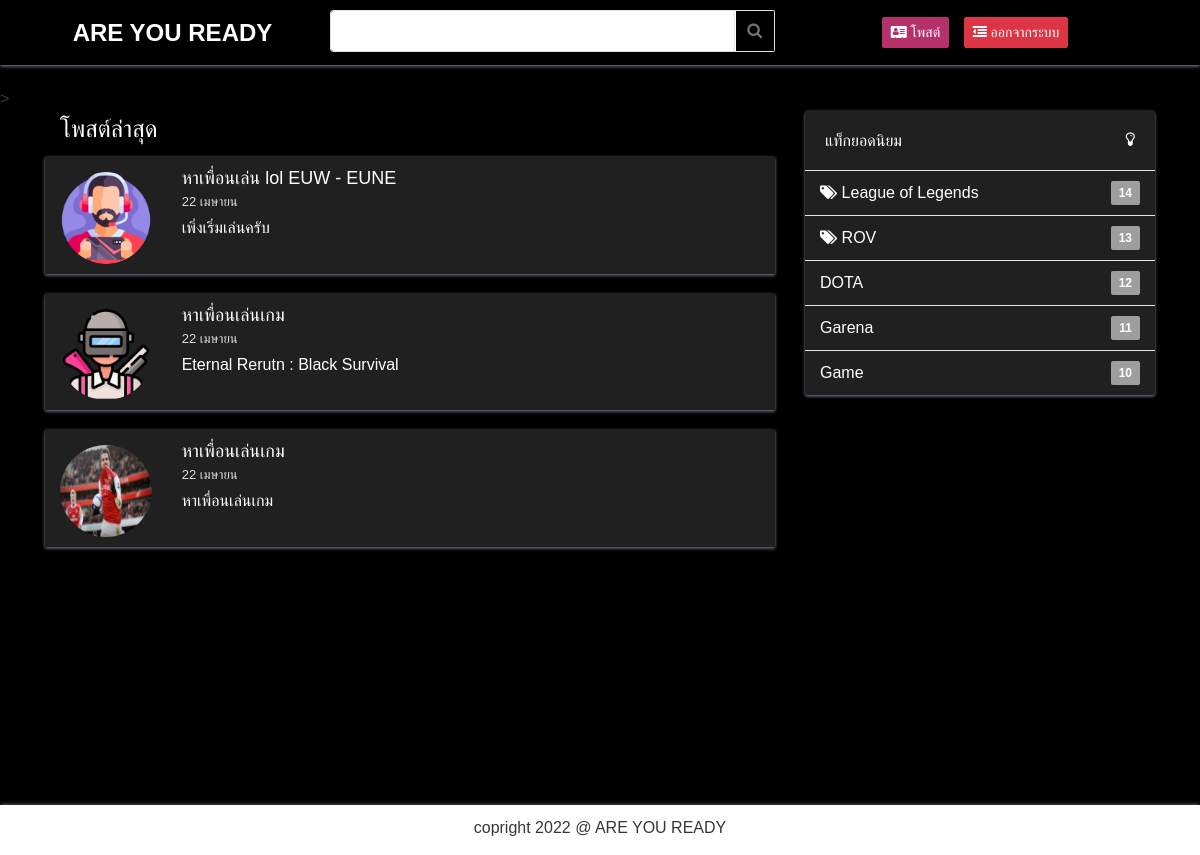
Screenshot of /member/index.php (signed in) with the database file from the repository.
### tables this page shows
CREATE TABLE `postdata` (
  `pk` int(11) NOT NULL,
  `member` text NOT NULL,
  `title` text NOT NULL,
  `detail` text NOT NULL,
  `create_date` text NOT NULL,
  `create_date2` text NOT NULL,
  `create_time` text NOT NULL
);

CREATE TABLE `member_all` (
  `pk` int(11) NOT NULL,
  `username` text NOT NULL,
  `password` text NOT NULL,
  `status` text NOT NULL,
  `img` text NOT NULL
);

### member/index.php (the view, shortened to what this page needs)
<?php
include('header.php');
$searchname = "";
?>
  <div class="body-content"  style="background-color: #000; ">>
  	  <div class="container">
  	  	<div class="row">
  	  		<div class="col-lg-8 col-md-12">
  	  			<div class="col-lg-12">
  	  				<font color="white" size="5px"> โพสต์ล่าสุด </font>
  	  			</div>
                       <?php
							$sql = "SELECT * FROM postdata where  title like '%".$searchname."%' order by pk desc ";
							$query = mysqli_query($con,$sql);
							while($objResult = mysqli_fetch_array($query))
							{
								$membimg = "  ";
								$sql4 = "SELECT * FROM member_all  where pk = '".$objResult["member"]."' ";
								$query4 = mysqli_query($objCon,$sql4);
								while($objResult4 = mysqli_fetch_array($query4))
								{
									$membimg = $objResult4["img"];
								}
						?>
					<div class="singl-post-row d-flex justify-content-between" style="background-color: #202020; margin-top: 10px; ">
						<div class=" col-lg-2 " align="center" style="margin-top: 15px; margin-bottom: 10px;">
						 <img src="../images/<?php echo $membimg ;?>" alt="" width="100%" style="border-radius: 100px;" >
						</div>
						<div class="  col-lg-10  " align="left">
							<font color="white" size="4px">
							<div style="margin-top: 8px;">
							<?php echo $objResult["title"] ;?>
							</div>
							<div style="margin-top: -5px;">
							<font color="#DCDCDC" size="2px"> <?php echo DateThai($objResult["create_date"])." ".DateThai3($objResult["create_date"]); ?>  </font>
							</div>
							<div style="margin-top: 0px; margin-bottom: 10px;">
							<font color="white" size="3px">
							<?php echo $objResult["detail"] ;?></font>
							</div>
							</font>
						</div>
					</div>
  	  			  <?php } ?>
  	  		<br><br><br>
  	  		<br><br><br>
  	  		<br><br><br>
  	  		</div>
  	  		  <div class="col-lg-4 col-md-12"  >
  	  			<div class="cat-box" style="background-color: #202020; ">
  	  				<h6> <font color="white">  แท็กยอดนิยม <i class="fa fa-lightbulb"></i>  </font> </h6>
					<ul>
						<li> <font color="white"> <i class="fa fa-tags"></i>  League of Legends <span class="badge badge-primary badge-pill">14</span>  </font> </li>
						<li> <font color="white"> <i class="fa fa-tags"></i>  ROV <span class="badge badge-primary badge-pill">13</span>  </font> </li>
						<li> <font color="white">   DOTA <span class="badge badge-primary badge-pill">12</span>  </font> </li>
						<li> <font color="white">   Garena <span class="badge badge-primary badge-pill">11</span>  </font> </li>
						<li> <font color="white">   Game <span class="badge badge-primary badge-pill">10</span>  </font> </li>
					</ul>
  	  			</div>
  	  		</div>
  	  	</div>
  	  </div>
  </div>
  <footer>
  		<div class="container">
  			<div class="row">
  				<div class="col-lg-12" align="center" style="bottom: 10px;">
  					<p> copright 2022 @ ARE YOU READY </p>
  				</div>
  			</div>
  		</div>
  </footer>
</body></html>

### member/header.php (shortened to what this page needs)
<?php
				function DateThai($strDate)
				{
					$strMonth= date("n",strtotime($strDate));
					$strDay= date("j",strtotime($strDate));
					$strMonthCut = Array("","มกราคม","กุมภาพันธ์","มีนาคม","เมษายน","พฤษภาคม","มิถุนายน","กรกฎาคม","สิงหาคม","กันยายน","ตุลาคม","พฤศจิกายน","ธันวาคม");
					return "$strDay";
				}
				function DateThai3($strDate)
				{
					$strMonth= date("n",strtotime($strDate));
					$strMonthCut = Array("","มกราคม","กุมภาพันธ์","มีนาคม","เมษายน","พฤษภาคม","มิถุนายน","กรกฎาคม","สิงหาคม","กันยายน","ตุลาคม","พฤศจิกายน","ธันวาคม");
					$strMonthThai=$strMonthCut[$strMonth];
					return "$strMonthThai ";
				}
	?>
	<!DOCTYPE html>
<html lang="en"><head><meta http-equiv="Content-Type" content="text/html; charset=UTF-8">
    <link rel="stylesheet" href="css/bootstrap.min.css">
    <link rel="stylesheet" href="css/themify-icons.css">
    <link rel="stylesheet" href="css/fontawsom-all.min.css">
    <link rel="stylesheet" type="text/css" href="css/style.css">
	<link rel="stylesheet" href="https://cdnjs.cloudflare.com/ajax/libs/font-awesome/4.7.0/css/font-awesome.min.css">
</head>
<body  style="background-color: #000; ">
  <header id="nav-head"   style="background-color: #000; border-bottom: solid #000">
  	<div class="container" >
  		<div class="row">
  			<div class="col-lg-3 " align="center" >
  				<a href="index.php" >
  				<div style="margin-top: 5px;">
  				<font color="white" size="5px"> <b>   ARE YOU READY </b> </font>
  				</div>
  				</a>
  			</div>
  			<div id="search" class="col-lg-5  ">
  					<form action="index.php" method="get">
					 <div class="input-group  ">
						<input class="form-control py-2 border-right-0 border" type="search" placeholder=" ค้นหาแท็กเกมส์ " id="example-search-input" name="search" autofocus value=" ">
						<span class="input-group-append">
						  <button class="btn btn-outline-secondary border-left-0 border" type="submit">
								<i class="fa fa-search"></i>
						  </button>
						</span>
					</div>
           			</form>
  			</div>
  			<div id="login" class="col-lg-4 col-md-5 d-none d-md-block center login-btns">
  				<a href="post.php">
  				<button type="button" class="btn btn-sm btn-success"><i class="fa fa-address-card"></i> โพสต์ </button>
				</a>
  				<a href="../check_out.php">
  				<button type="button" class="btn btn-sm btn-danger"><i class="fa fa-outdent"></i> ออกจากระบบ </button>
				</a>
  			</div>
  		</div>
  	</div>
  </header>

### member/css/style.css (style rules this page uses)
* { margin: 0px; padding: 0px; list-style: none; }
img { max-width: 100%; }
a { text-decoration: none; outline: none; color: #444; }
ul { margin-bottom: 0; padding-left: 0; }
a:hover, a:focus, input, textarea { text-decoration: none; outline: none; }
.center { text-align: center; }
html, body { height: 100%; }
p { margin-bottom: 0px; width: 100%; }
::placeholder { color: #747f8a !important; font-size: 13px; opacity: .5 !important; }
h1, h2, h3, h4, h5, h6 { font-family: "mouse-500", Arial, Helvetica, sans-serif; }
body { background-color: #f7f7ff !important; font-family: "mouse-300", Arial, Helvetica, sans-serif; color: #373737; width: 100%; overflow-x: hidden; }
.btn-success { background-color: #b5316a; border-color: #b5316a; }
.btn { box-shadow: 0 3px 1px -2px rgba(0, 0, 0, 0.2), 0 2px 2px 0 rgba(0, 0, 0, 0.14), 0 1px 5px 0 rgba(0, 0, 0, 0.12); border-radius: 2px; }
header { padding: 10px; background-color: #FFF; box-shadow: 0 2px 3px 0 rgba(218, 218, 253, 0.35), 0 0px 3px 0 rgba(206, 206, 238, 0.35); }
header .login-btns { margin-top: 7px; }
header .login-btns .btn { margin-right: 10px; }
.body-content { padding: 22px 0px; }
.cat-box { box-shadow: 0 2px 3px 0 rgba(218, 218, 253, 0.35), 0 0px 3px 0 rgba(206, 206, 238, 0.35); background-color: #FFF; border-radius: 3px; margin-bottom: 22px; }
.cat-box h6 { padding: 20px; margin-bottom: 0px; width: 100%; }
.cat-box h6 i { float: right; }
.cat-box ul li { padding: 10px 15px; border-top: 1px solid #E6E6E6; color: #6A6A6A; }
.cat-box ul li span { float: right; background-color: #9E9E9E; border-radius: 2px; font-size: 12px; padding: 6px 8px; }
.singl-post-row { box-shadow: 0 2px 3px 0 rgba(218, 218, 253, 0.35), 0 0px 3px 0 rgba(206, 206, 238, 0.35); background-color: #FFF; margin-bottom: 20px; }
footer { background-color: #FFF; box-shadow: 0 2px 6px 0 rgba(218, 218, 253, 0.65), 0 2px 6px 0 rgba(206, 206, 238, 0.54); padding: 5px; }
footer p { padding-top: 16px; }

### rows the page displays
postdata: member_all.img (picture), title "หาเพื่อนเล่น lol EUW - EUNE", create_date "22", create_date "เมษายน", detail "เพิ่งเริ่มเล่นครับ"
postdata: member_all.img (picture), title "หาเพื่อนเล่นเกม", create_date "22", create_date "เมษายน", detail "Eternal Rerutn : Black Survival"
postdata: member_all.img (picture), title "หาเพื่อนเล่นเกม", create_date "22", create_date "เมษายน", detail "หาเพื่อนเล่นเกม"
